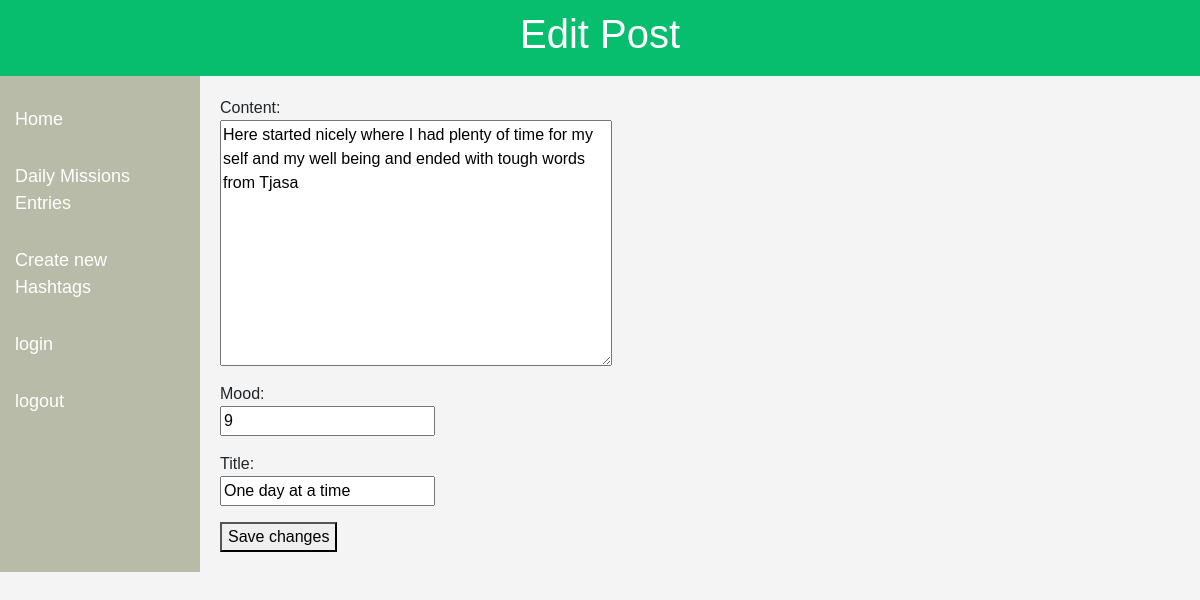
/edit_post/1/, run on the app's committed database.
### blog_page/models.py (models this page shows, shortened)
class Post(models.Model):
    title = models.CharField(max_length=200)
    content = models.TextField()
    date_posted = models.DateTimeField(default=timezone.now)
    author = models.CharField(max_length=100)
    categories = models.ManyToManyField(Category)
    mood = models.PositiveIntegerField(null=False,blank=False,default=9)

### blog_page/views.py (the view)
# urls.py: path('edit_post/<int:pk>/',EditPost.as_view(), name='edit_post'),
class EditPost(UpdateView):
    model = Post
    fields = ['content', 'mood', 'title']
    template_name = 'edit_post.html'
    success_url = reverse_lazy('home')

### blog_page/templates/edit_post.html (shortened to what this page needs)
{% extends "blog_page.html" %}
{% block title %} Edit Post {% endblock %}
{% block content %}
<form method="post">
    {{ form.as_p }}
    <button type="submit">Save changes</button>
{% endblock %}

### blog_page/static/blog_page/css/styles.css (style rules this page uses)
body { font-family: Arial, sans-serif; margin: 0; padding: 0; background-color: #f4f4f4; overflow-x: hidden; }
input, textarea { display: block; margin-bottom: 10px; }

### data on the page
Post: content "Here started nicely where I had plenty of time for my self and my well being and ended with tough words from Tjasa", mood "9", title "One day at a time"
